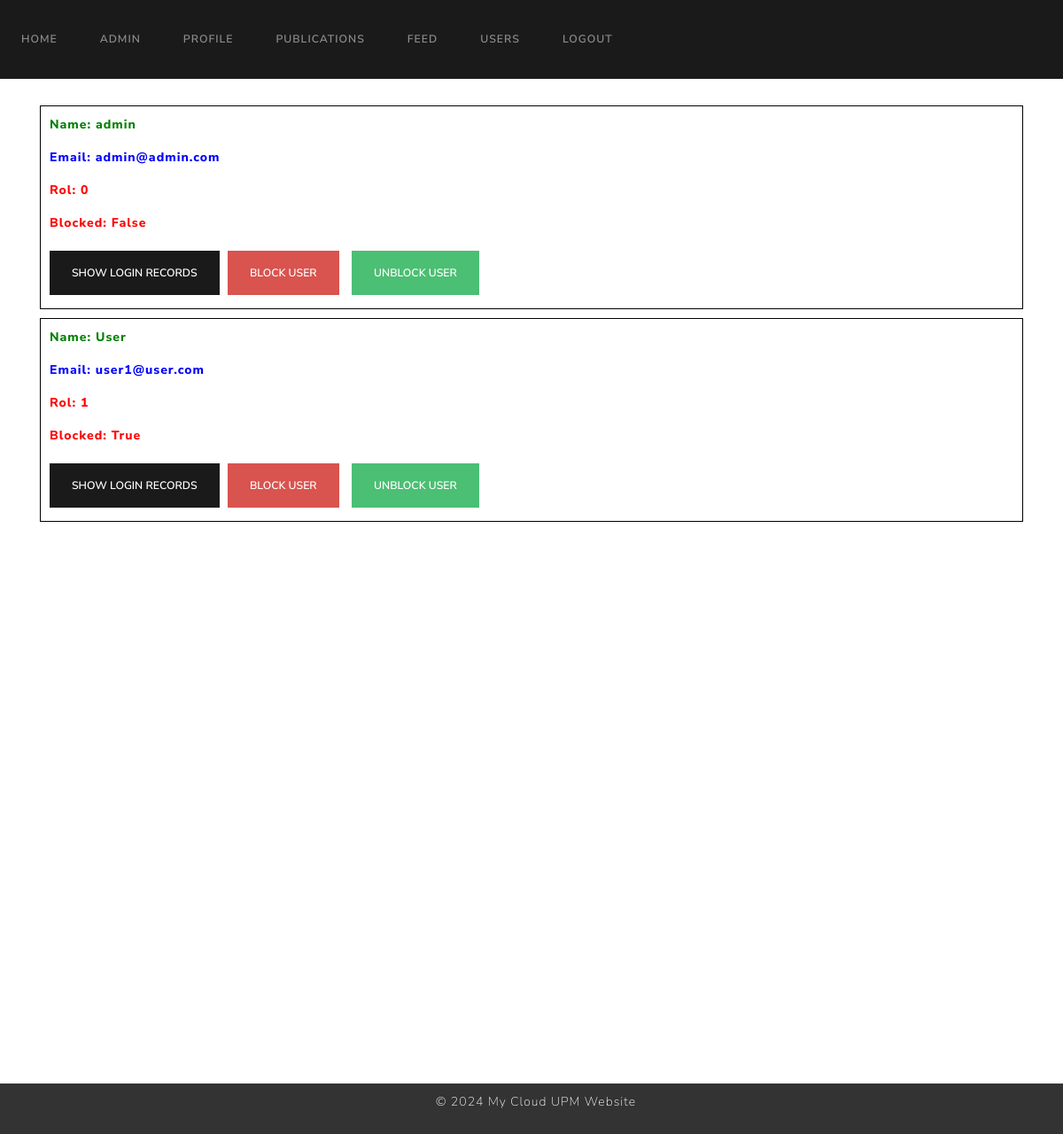
The page /admin (signed in) on the database its author committed.
### website/models.py (models this page shows)
class User(UserMixin, db.Model):
    id = db.Column(db.Integer, primary_key=True)
    name = db.Column(db.String(100), unique=True, nullable=False)
    surname = db.Column(db.String(100), unique=True, nullable=False)
    email = db.Column(db.String(100), unique=True, nullable=False)
    password = db.Column(db.String(100), nullable=False)
    role = db.Column(db.Integer, nullable=False, default=1)  # 0 para admin, 1 para usuario regular
    is_blocked = db.Column(db.Boolean, nullable=False, default=False)  # Nuevo campo para indicar si el usuario está bloqueado
    profile_pic = db.Column(db.String(150), default='default.jpg')
    publications = db.relationship('Publication')
    login_records = db.relationship('LoginRecord')

### website/views.py (the view)
@views.route('/admin')
@login_required
def admin():
    if current_user.role != 0:
        flash('You are not allowed to access this page', category='error')
        print('You are not allowed to access this page')
        return redirect(url_for('views.home'))
    users = User.query.all()
    login_records = LoginRecord.query.all()
    return render_template('admin.html', user=current_user, users=users, login_records=login_records)

### website/templates/admin.html (shortened to what this page needs)
{% extends "base.html" %}
{% block content %}
<div style="max-width: 1500px; margin: auto; margin-top: 20px;max-height: 480px; overflow-y: auto;">
    {% for user in users %}
    <div style="border: 1px solid black; padding: 10px; margin-top: 10px; position: relative;">
        <p style="color: green; font-weight: 800;">Name: {{ user.name }}</p>
        <p style="color: blue; font-weight: 800;">Email: {{ user.email }}</p>
        <p style="color: red; font-weight: 800;">Rol: {{ user.role }}</p>
        <p style="color: red; font-weight: 800;">Blocked: {{ user.is_blocked }}</p>
        <button class="btn btn-primary" type="button" data-bs-toggle="collapse" data-bs-target="#loginRecords{{user.id}}" aria-expanded="false" aria-controls="loginRecords{{user.id}}" onclick="this.style.display='none'">
            Show Login Records
        </button>
        <form action="{{ url_for('views.block_user', user_id=user.id) }}" method="post" style="padding: 5px; display: inline-block;">
            <button type="submit" class="btn btn-danger">Block User</button>
        </form>
        <form action="{{ url_for('views.unblock_user', user_id=user.id) }}" method="post" style="padding: 5px; display: inline-block;">
            <button type="submit" class="btn btn-success">Unblock User</button>
        </form>
    </div>
    {% endfor %}
</div>
{% endblock %}

### website/templates/base.html (shortened to what this page needs)
<!DOCTYPE html>
<html>
    <head>
        <link href="https://cdn.jsdelivr.net/npm/bootstrap@5.3.3/dist/css/bootstrap.min.css" rel="stylesheet">
        <link rel="stylesheet" href="https://cdn.jsdelivr.net/npm/bootswatch@4.5.2/dist/lux/bootstrap.min.css">
    </head>
    <body>
        <nav class="navbar navbar-expand-lg navbar-dark bg-primary">
            <div class="collapse navbar-collapse" id="navbarNav">
                <div class="navbar-nav">
                    {% if user.is_authenticated %}
                    <a class="nav-item nav-link" id="home" href="/home">Home</a>
                    {% if user.role == 0 %}
                    <a class="nav-item nav-link" id="admin" href="/admin">Admin</a>
                    {% endif %}
                    <a class="nav-item nav-link" id="profile" href="/profile">Profile</a>
                    <a class="nav-item nav-link" id="publications" href="/publications">Publications</a>
                    <a class="nav-item nav-link" id="feed" href="/feed">Feed</a>
                    <a class="nav-item nav-link" id="userlist" href="/userlist">Users</a>
                    <a class="nav-item nav-link" id="profile" href="/logout">Logout</a>
                    {% endif %}
                </div>
            </div>
        </nav>
        <div class="container" style="flex: 1;">
            {% block content %}
            {% endblock %}
        </div>
        <footer style="background-color: #333;
                        color: #fff;
                        text-align: center;
                        padding: 10px;
                        position: fixed;
                        bottom: 0;
                        width: 100%;">
            <p style="margin-left: 10px;">&copy; 2024 My Cloud UPM Website</p>
        </footer>
    </body>
</html>

### rows shown on the page
User: name "admin", email "admin@admin.com", role "0", is_blocked "False"
User: name "User", email "user1@user.com", role "1", is_blocked "True"
